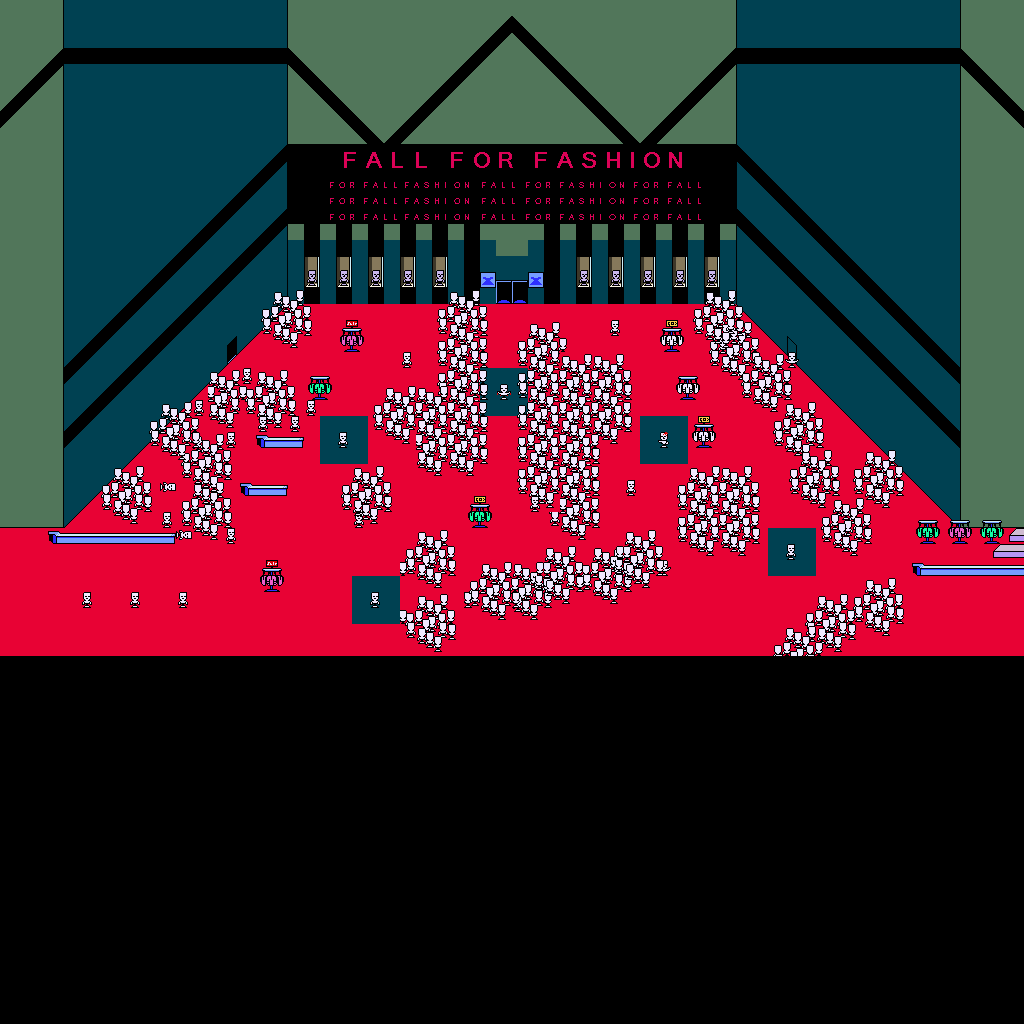

This game map was drawn from its Tiled (.tmx) file and the tilesets committed beside it. A one-line description and the trimmed map source follow:
An orthogonal 64x64 tile map with 16x16 px tiles, 4 tile layers (Floor, Wall, Wall 2, Objects) and 112 objects.

<map version="1.2" tiledversion="1.3.4" orientation="orthogonal" renderorder="right-down" compressionlevel="0" width="64" height="64" tilewidth="16" tileheight="16" infinite="0" nextlayerid="6" nextobjectid="190">
 <tileset firstgid="1" source="Mall Tiles.tsx" />
 <layer id="1" name="Floor" width="64" height="64">
  <properties>
   <property name="unity:SortingLayer" value="Floor" />
  </properties>
  <data>[4096 cells, 4096 non-empty, 5 distinct tile ids]</data>
 </layer>
 <layer id="2" name="Wall" width="64" height="64">
  <properties>
   <property name="unity:SortingLayer" value="Wall" />
   <property name="unity:SortingOrder" type="int" value="0" />
  </properties>
  <data>[4096 cells, 1676 non-empty, 106 distinct tile ids]</data>
 </layer>
 <layer id="3" name="Wall 2" width="64" height="64">
  <properties>
   <property name="unity:SortingLayer" value="Wall" />
   <property name="unity:SortingOrder" type="int" value="1" />
  </properties>
  <data>[4096 cells, 748 non-empty, 46 distinct tile ids]</data>
 </layer>
 <layer id="4" name="Objects" width="64" height="64">
  <properties>
   <property name="unity:SortingLayer" value="Objects" />
  </properties>
  <data>[4096 cells, 61 non-empty, 8 distinct tile ids]</data>
 </layer>
 <objectgroup id="5" name="Collision">
  <object id="1" x="0" y="0" width="496" height="304" />
  <object id="2" x="496" y="0" width="32" height="288" />
  <object id="3" x="528" y="0" width="496" height="304" />
  <object id="4" x="0" y="304" width="64" height="224" />
  <object id="5" x="64" y="304" width="160" height="64" />
  <object id="12" x="64" y="368" width="112" height="176" />
  <object id="16" x="960" y="304" width="64" height="224" />
  <object id="17" x="752" y="304" width="80" height="96" />
  <object id="19" x="688" y="304" width="64" height="32" />
  <object id="20" x="720" y="336" width="32" height="32" />
  <object id="21" x="736" y="368" width="16" height="32" />
  <object id="22" x="784" y="400" width="48" height="32" />
  <object id="23" x="768" y="400" width="16" height="32" />
  <object id="29" x="800" y="448" width="32" height="48" />
  <object id="30" x="784" y="464" width="16" height="32" />
  <object id="31" x="816" y="496" width="80" height="16" />
  <object id="32" x="816" y="512" width="64" height="32" />
  <object id="33" x="832" y="544" width="32" height="16" />
  <object id="34" x="784" y="544" width="16" height="16" />
  <object id="35" x="912" y="560" width="112" height="16" />
  <object id="38" x="912" y="528" width="112" height="16" />
  <object id="40" x="992" y="544" width="32" height="16" />
  <object id="42" x="944" y="496" width="16" height="32" />
  <object id="46" x="832" y="304" width="128" height="192" />
  <object id="57" x="224" y="304" width="96" height="16" />
  <object id="58" x="224" y="320" width="96" height="16" />
  <object id="64" x="176" y="384" width="112" height="32" />
  <object id="68" x="176" y="416" width="64" height="128" />
  <object id="69" x="240" y="480" width="48" height="16" />
  <object id="70" x="256" y="432" width="48" height="16" />
  <object id="72" x="48" y="528" width="16" height="16" />
  <object id="74" x="432" y="384" width="64" height="80" />
  <object id="76" x="512" y="336" width="48" height="160" />
  <object id="77" x="544" y="512" width="64" height="16" />
  <object id="78" x="560" y="368" width="48" height="144" />
  <object id="79" x="608" y="368" width="16" height="80" />
  <object id="85" x="688" y="480" width="64" height="64" />
  <object id="94" x="656" y="336" width="32" height="16" />
  <object id="95" x="672" y="384" width="32" height="16" />
  <object id="96" x="688" y="432" width="32" height="16" />
  <object id="97" x="464" y="512" width="32" height="16" />
  <object id="98" x="256" y="576" width="32" height="16" />
  <object id="99" x="304" y="384" width="32" height="16" />
  <object id="101" x="336" y="336" width="32" height="16" />
  <object id="102" x="384" y="400" width="48" height="48" />
  <object id="103" x="432" y="448" height="16" />
  <object id="104" x="416" y="448" width="16" height="16" />
  <object id="105" x="432" y="464" width="16" height="16" />
  <object id="107" x="368" y="416" width="16" height="16" />
  <object id="111" x="352" y="480" width="32" height="48" />
  <object id="112" x="336" y="496" width="16" height="16" />
  <object id="113" x="384" y="496" width="16" height="16" />
  <object id="114" x="400" y="560" width="16" height="16" />
  <object id="115" x="448" y="544" width="16" height="32" />
  <object id="116" x="416" y="544" width="32" height="32" />
  <object id="118" x="432" y="576" width="16" height="16" />
  <object id="119" x="416" y="608" width="32" height="32" />
  <object id="120" x="400" y="608" width="16" height="32" />
  <object id="121" x="448" y="624" width="16" height="16" />
  <object id="122" x="432" y="640" width="16" height="16" />
  <object id="123" x="480" y="576" width="32" height="32" />
  <object id="124" x="496" y="608" width="16" height="16" />
  <object id="125" x="512" y="576" width="32" height="32" />
  <object id="129" x="464" y="592" width="16" height="16" />
  <object id="130" x="544" y="560" width="32" height="32" />
  <object id="132" x="576" y="560" width="64" height="32" />
  <object id="134" x="624" y="544" width="32" height="16" />
  <object id="135" x="640" y="560" width="16" height="16" />
  <object id="137" x="656" y="560" width="16" height="16" />
  <object id="141" x="672" y="480" width="16" height="32" />
  <object id="142" x="672" y="512" width="16" height="32" />
  <object id="143" x="752" y="480" width="16" height="64" />
  <object id="144" x="704" y="544" width="16" height="16" />
  <object id="145" x="736" y="544" width="16" height="16" />
  <object id="146" x="768" y="432" width="64" height="16" />
  <object id="151" x="624" y="368" width="16" height="64" />
  <object id="152" x="704" y="336" width="16" height="32" />
  <object id="153" x="400" y="352" width="16" height="16" />
  <object id="154" x="336" y="432" width="16" height="16" />
  <object id="155" x="368" y="592" width="16" height="16" />
  <object id="156" x="624" y="480" width="16" height="16" />
  <object id="157" x="432" y="320" width="64" height="16" />
  <object id="159" x="432" y="352" width="16" height="16" />
  <object id="160" x="448" y="336" width="48" height="48" />
  <object id="161" x="448" y="304" width="48" height="16" />
  <object id="162" x="464" y="464" width="16" height="16" />
  <object id="163" x="608" y="592" width="16" height="16" />
  <object id="164" x="528" y="608" width="16" height="16" />
  <object id="165" x="544" y="592" width="32" height="16" />
  <object id="166" x="640" y="576" width="16" height="16" />
  <object id="167" x="528" y="496" width="32" height="16" />
  <object id="168" x="256" y="416" width="32" height="16" />
  <object id="169" x="288" y="400" width="16" height="32" />
  <object id="170" x="304" y="400" width="16" height="16" />
  <object id="171" x="176" y="368" width="80" height="16" />
  <object id="172" x="288" y="336" width="16" height="16" />
  <object id="173" x="784" y="640" width="64" height="16" />
  <object id="174" x="800" y="624" width="64" height="16" />
  <object id="175" x="816" y="608" width="48" height="16" />
  <object id="176" x="864" y="592" width="32" height="32" />
  <object id="177" x="880" y="624" width="16" height="16" />
  <object id="179" x="896" y="608" width="16" height="16" />
  <object id="180" x="0" y="656" width="1024" height="368" />
  <object id="181" x="608" y="320" width="16" height="16" />
  <object id="182" x="656" y="432" width="16" height="16" />
  <object id="183" x="176" y="592" width="16" height="16" />
  <object id="184" x="128" y="592" width="16" height="16" />
  <object id="185" x="80" y="592" width="16" height="16" />
  <object id="186" x="0" y="528" height="128" />
  </objectgroup>
</map>
<!-- 3 of 112 objects omitted -->
